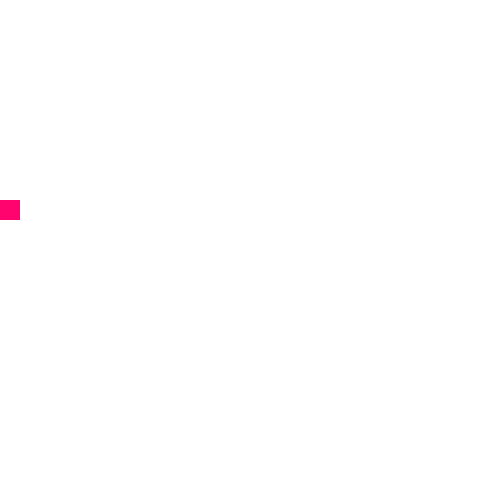
Frame 1 (no input)
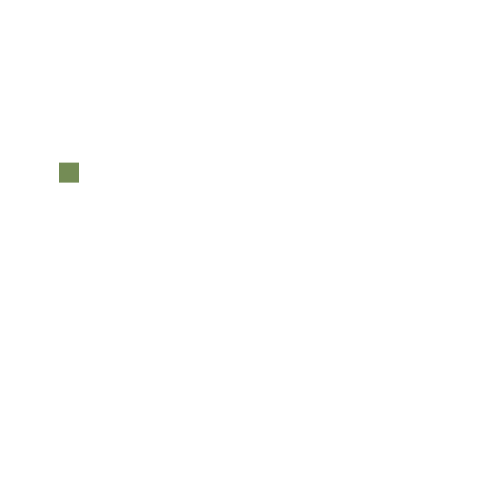
Frame 60 (the mouse pressed at the canvas centre just before this capture)
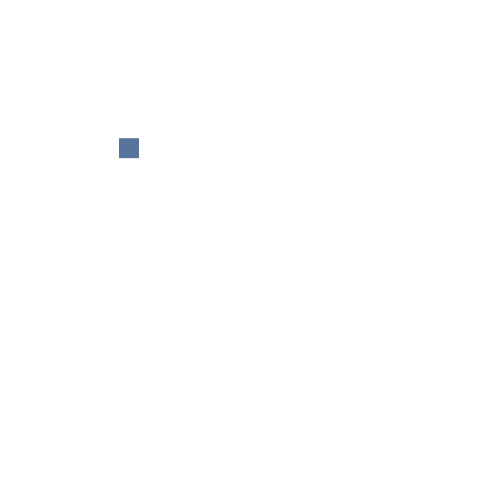
Frame 120 (the mouse held since frame 60 and released just before this capture)

The Processing sketch that drew these frames (run headless with seeded random() and noise(); from frame 60 on, the mouse is pressed at the canvas centre):

// Processing sketch: sketch_1_5
// ── sketch_1_5.pde
float a;
float b;
float c;
float d;
int amplitude = 100;
void setup()
{ 
  size(500, 500); 
  noStroke();
  fill(255, 04, 110); 
  a=000;
  b=200;
  c=5500;
  d=5500;
  
} 
void draw()
{ 
  background(255); 
  rect(a, b, 20, 20); 
  rect(c, d, 20, 20);
  a=a+1;
  b = sin(a*0.1)*amplitude+200;
  c=c+1;
  d = sin(c*0.1)*amplitude+200;
  if(a==450)
  {
    c=-50;
    d=200;
  }

  if(c==450)
  {
    a=-50;
    b=200;
  }
  if(b>=299.95)
  {
    fill(random(255), random(255), random(255)); 
  }
  if(b<=100.05)
  {
    fill(random(255), random(255), random(255)); 
  }
  if(d>=299.95)
  {
    fill(random(255), random(255), random(255)); 
  }
  if(d<=100.05)
  {
    fill(random(255), random(255), random(255)); 
  }

  
  
  frameRate(50);
}
